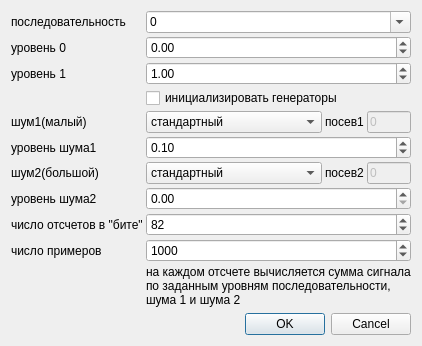
<?xml version="1.0" encoding="UTF-8"?>
<ui version="4.0">
 <class>DlgGenerate</class>
 <widget class="QDialog" name="DlgGenerate">
  <property name="geometry">
   <rect>
    <x>0</x>
    <y>0</y>
    <width>400</width>
    <height>301</height>
   </rect>
  </property>
  <property name="windowTitle">
   <string>Генератор последовательностей...</string>
  </property>
  <layout class="QGridLayout" name="gridLayout_2">
   <item row="0" column="0">
    <layout class="QGridLayout" name="gridLayout">
     <property name="spacing">
      <number>3</number>
     </property>
     <item row="6" column="1">
      <layout class="QHBoxLayout" name="horizontalLayout_2" stretch="8,0,2">
       <property name="spacing">
        <number>3</number>
       </property>
       <item>
        <widget class="QComboBox" name="cbNoise2Type">
         <item>
          <property name="text">
           <string>стандартный</string>
          </property>
         </item>
         <item>
          <property name="text">
           <string>мерсена</string>
          </property>
         </item>
        </widget>
       </item>
       <item>
        <widget class="QLabel" name="label_10">
         <property name="text">
          <string>посев2</string>
         </property>
        </widget>
       </item>
       <item>
        <widget class="QLineEdit" name="edSeed2">
         <property name="enabled">
          <bool>false</bool>
         </property>
         <property name="text">
          <string>0</string>
         </property>
        </widget>
       </item>
      </layout>
     </item>
     <item row="4" column="1">
      <layout class="QHBoxLayout" name="horizontalLayout" stretch="8,0,2">
       <property name="spacing">
        <number>3</number>
       </property>
       <item>
        <widget class="QComboBox" name="cbNoiseType">
         <item>
          <property name="text">
           <string>стандартный</string>
          </property>
         </item>
         <item>
          <property name="text">
           <string>мерсена</string>
          </property>
         </item>
        </widget>
       </item>
       <item>
        <widget class="QLabel" name="label_6">
         <property name="text">
          <string>посев1</string>
         </property>
        </widget>
       </item>
       <item>
        <widget class="QLineEdit" name="edSeed">
         <property name="enabled">
          <bool>false</bool>
         </property>
         <property name="text">
          <string>0</string>
         </property>
        </widget>
       </item>
      </layout>
     </item>
     <item row="6" column="0">
      <widget class="QLabel" name="label_9">
       <property name="text">
        <string>шум2(большой)</string>
       </property>
      </widget>
     </item>
     <item row="11" column="0">
      <spacer name="verticalSpacer">
       <property name="orientation">
        <enum>Qt::Vertical</enum>
       </property>
       <property name="sizeHint" stdset="0">
        <size>
         <width>20</width>
         <height>40</height>
        </size>
       </property>
      </spacer>
     </item>
     <item row="5" column="0">
      <widget class="QLabel" name="label_4">
       <property name="text">
        <string>уровень шума1</string>
       </property>
      </widget>
     </item>
     <item row="5" column="1">
      <widget class="QDoubleSpinBox" name="sbLevelNoise">
       <property name="maximum">
        <double>10000.000000000000000</double>
       </property>
       <property name="singleStep">
        <double>1.000000000000000</double>
       </property>
       <property name="value">
        <double>0.100000000000000</double>
       </property>
      </widget>
     </item>
     <item row="0" column="1">
      <widget class="QComboBox" name="cbSeq">
       <property name="editable">
        <bool>true</bool>
       </property>
       <item>
        <property name="text">
         <string>0</string>
        </property>
       </item>
       <item>
        <property name="text">
         <string>1</string>
        </property>
       </item>
       <item>
        <property name="text">
         <string>00</string>
        </property>
       </item>
       <item>
        <property name="text">
         <string>01</string>
        </property>
       </item>
       <item>
        <property name="text">
         <string>10</string>
        </property>
       </item>
       <item>
        <property name="text">
         <string>11</string>
        </property>
       </item>
      </widget>
     </item>
     <item row="0" column="0">
      <widget class="QLabel" name="label">
       <property name="text">
        <string>последовательность</string>
       </property>
      </widget>
     </item>
     <item row="2" column="0">
      <widget class="QLabel" name="label_3">
       <property name="text">
        <string>уровень 1</string>
       </property>
      </widget>
     </item>
     <item row="10" column="1">
      <widget class="QSpinBox" name="sbCount">
       <property name="minimum">
        <number>1</number>
       </property>
       <property name="maximum">
        <number>100000</number>
       </property>
       <property name="value">
        <number>1000</number>
       </property>
      </widget>
     </item>
     <item row="9" column="0">
      <widget class="QLabel" name="label_7">
       <property name="text">
        <string>число отсчетов в &quot;бите&quot;</string>
       </property>
      </widget>
     </item>
     <item row="1" column="0">
      <widget class="QLabel" name="label_2">
       <property name="text">
        <string>уровень 0</string>
       </property>
      </widget>
     </item>
     <item row="9" column="1">
      <widget class="QSpinBox" name="sbBitSize">
       <property name="minimum">
        <number>1</number>
       </property>
       <property name="maximum">
        <number>100000</number>
       </property>
       <property name="value">
        <number>82</number>
       </property>
      </widget>
     </item>
     <item row="2" column="1">
      <widget class="QDoubleSpinBox" name="sbLevel1">
       <property name="minimum">
        <double>-100.000000000000000</double>
       </property>
       <property name="maximum">
        <double>100.000000000000000</double>
       </property>
       <property name="value">
        <double>1.000000000000000</double>
       </property>
      </widget>
     </item>
     <item row="4" column="0">
      <widget class="QLabel" name="label_5">
       <property name="text">
        <string>шум1(малый)</string>
       </property>
      </widget>
     </item>
     <item row="10" column="0">
      <widget class="QLabel" name="label_8">
       <property name="text">
        <string>число примеров</string>
       </property>
      </widget>
     </item>
     <item row="1" column="1">
      <widget class="QDoubleSpinBox" name="sbLevel0">
       <property name="minimum">
        <double>-100.000000000000000</double>
       </property>
       <property name="maximum">
        <double>100.000000000000000</double>
       </property>
       <property name="value">
        <double>0.000000000000000</double>
       </property>
      </widget>
     </item>
     <item row="7" column="0">
      <widget class="QLabel" name="label_11">
       <property name="text">
        <string>уровень шума2</string>
       </property>
      </widget>
     </item>
     <item row="7" column="1">
      <widget class="QDoubleSpinBox" name="sbLevelNoise2">
       <property name="maximum">
        <double>100000.000000000000000</double>
       </property>
      </widget>
     </item>
     <item row="11" column="1">
      <widget class="QLabel" name="label_12">
       <property name="text">
        <string>на каждом отсчете вычисляется сумма сигнала
по заданным уровням последовательности,
шума 1 и шума 2</string>
       </property>
      </widget>
     </item>
     <item row="3" column="1">
      <widget class="QCheckBox" name="cbGenReset">
       <property name="text">
        <string>инициализировать генераторы</string>
       </property>
      </widget>
     </item>
    </layout>
   </item>
   <item row="1" column="0">
    <widget class="QDialogButtonBox" name="buttonBox">
     <property name="standardButtons">
      <set>QDialogButtonBox::Cancel|QDialogButtonBox::Ok</set>
     </property>
    </widget>
   </item>
  </layout>
 </widget>
 <resources/>
 <connections/>
</ui>
